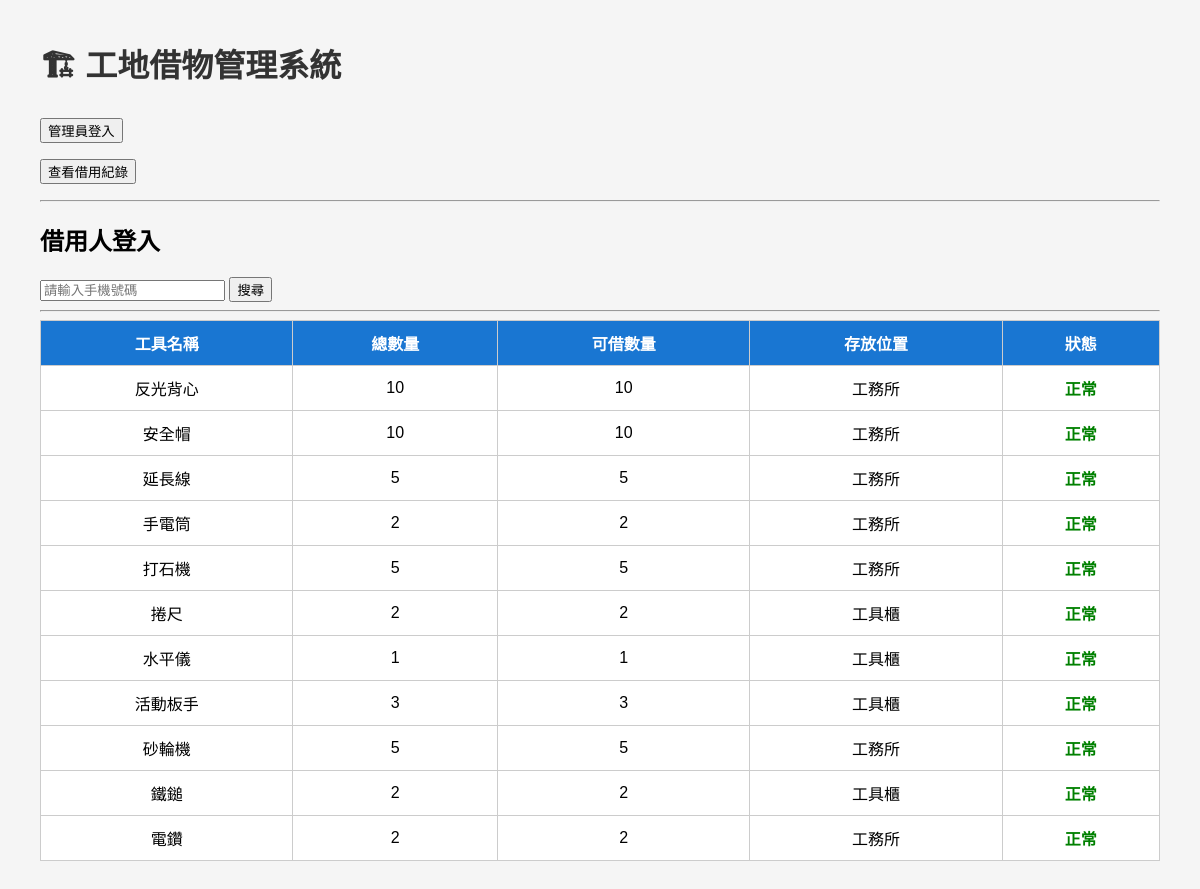
Before: / with the older database file.
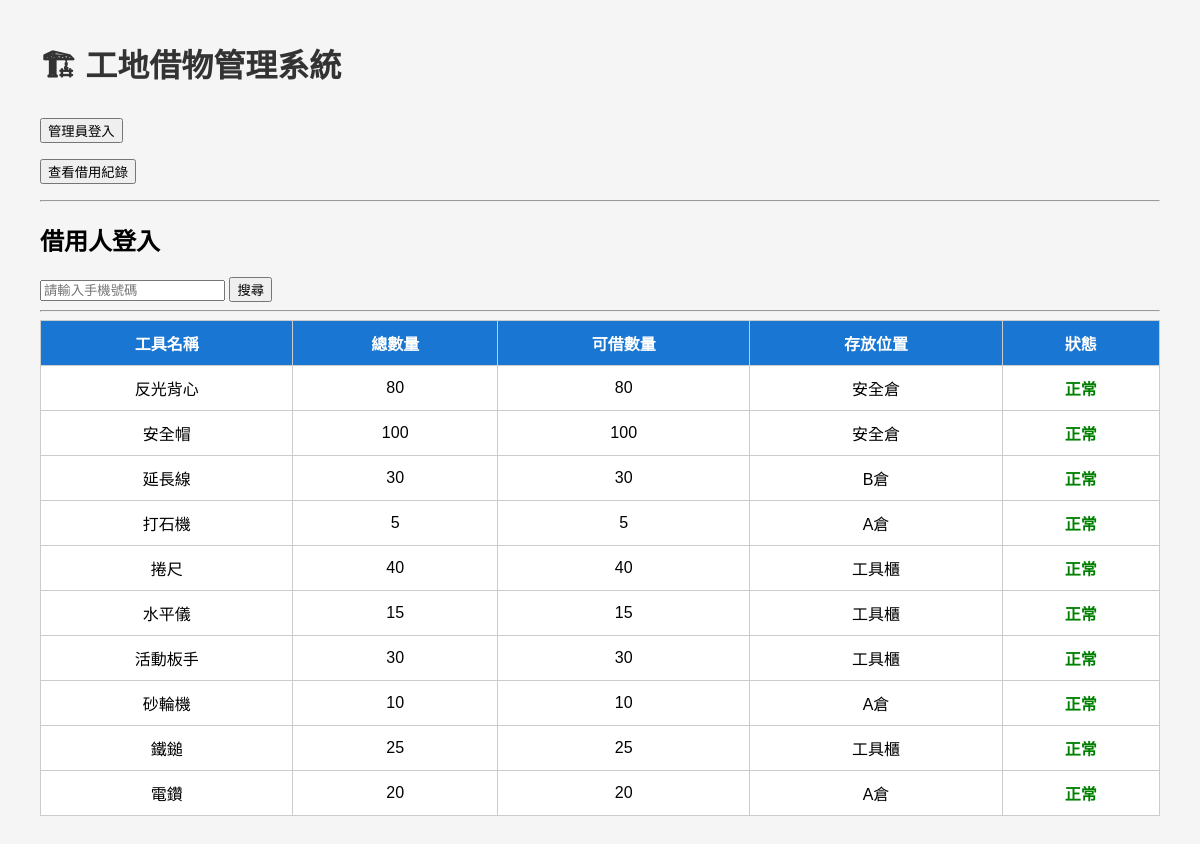
After: the same page with the newer database file.
### tables this page shows
CREATE TABLE tools(
    id INTEGER PRIMARY KEY AUTOINCREMENT,
    name TEXT NOT NULL,
    category_id INTEGER,
    total_quantity INTEGER NOT NULL DEFAULT 0,
    available_quantity INTEGER NOT NULL DEFAULT 0,
    location TEXT,
    image TEXT,
    status TEXT DEFAULT '正常',
    FOREIGN KEY(category_id) REFERENCES categories(id)
);

### app.py (the view)
@app.route("/")
def index():
    conn = get_db()
    cursor = conn.cursor()
    cursor.execute("""
        SELECT id, name, total_quantity, available_quantity, location, status
        FROM tools
        ORDER BY name
    """)
    tools = cursor.fetchall()
    conn.close()
    return render_template("index.html", tools=tools)

### app.py (called while the page is built)
def get_db():
    conn = sqlite3.connect("database.db")
    conn.row_factory = sqlite3.Row
    return conn

### templates/index.html (shortened to what this page needs)
<!DOCTYPE html>
<html lang="zh-TW">
<head>
</head>
<body>
<h1>🏗 工地借物管理系統</h1>
<p>
    <a href="/admin_login">
        <button>管理員登入</button>
    </a>
</p>
<p>
    <a href="/history">
        <button>查看借用紀錄</button>
    </a>
</p>
<hr>
<h2>借用人登入</h2>
<form action="/search_user" method="post">
    <input
        type="text"
        name="phone"
        placeholder="請輸入手機號碼"
        required>
    <button type="submit">
        搜尋
    </button>
</form>
<hr>
<table>
<tr>
    <th>工具名稱</th>
    <th>總數量</th>
    <th>可借數量</th>
    <th>存放位置</th>
    <th>狀態</th>
</tr>
{% for tool in tools %}
<tr>
<td>{{ tool["name"] }}</td>
<td>{{ tool["total_quantity"] }}</td>
<td>{{ tool["available_quantity"] }}</td>
<td>{{ tool["location"] }}</td>
<td>
{% if tool["status"]=="正常" %}
<span class="ok">正常</span>
{% else %}
<span class="bad">{{ tool["status"] }}</span>
{% endif %}
</td>
</tr>
{% endfor %}
</table>
</body>
</html>

### templates/index.html (style rules this page uses)
body { font-family: Arial; background:#f5f5f5; margin:40px; }
h1 { color:#333; }
table { width:100%; border-collapse:collapse; background:white; }
th,td { border:1px solid #ccc; padding:10px; text-align:center; }
th { background:#1976d2; color:white; }
.ok { color:green; font-weight:bold; }

Changed rows visible on the page:
removed tools: name "手電筒", total_quantity "2", available_quantity "2", location "工務所", status "正常"
changed tools "反光背心": total_quantity "10" → "80"; available_quantity "10" → "80"; location "工務所" → "安全倉"
changed tools "安全帽": total_quantity "10" → "100"; available_quantity "10" → "100"; location "工務所" → "安全倉"
changed tools "延長線": total_quantity "5" → "30"; available_quantity "5" → "30"; location "工務所" → "B倉"
changed tools "打石機": location "工務所" → "A倉"
changed tools "捲尺": total_quantity "2" → "40"; available_quantity "2" → "40"
changed tools "水平儀": total_quantity "1" → "15"; available_quantity "1" → "15"
changed tools "活動板手": total_quantity "3" → "30"; available_quantity "3" → "30"
changed tools "砂輪機": total_quantity "5" → "10"; available_quantity "5" → "10"; location "工務所" → "A倉"
changed tools "鐵鎚": total_quantity "2" → "25"; available_quantity "2" → "25"
changed tools "電鑽": total_quantity "2" → "20"; available_quantity "2" → "20"; location "工務所" → "A倉"
